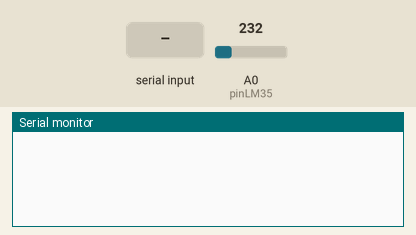
Simulated run of this sketch. Board: Arduino Uno, built with avr-gcc and run on an emulated ATmega328P. On the bench: the last lines printed to the serial monitor. Inputs (shaded band) come from the test bench; at power-on: A0 (pinLM35) = 232.

Above: at 1.2 s.
1.3 s: "Enviar\n" received over Serial
At 2.1 s:
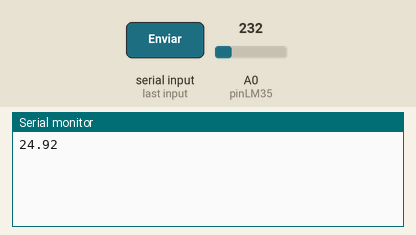
3.8 s: A0 (pinLM35) set to 250
At 5.1 s:
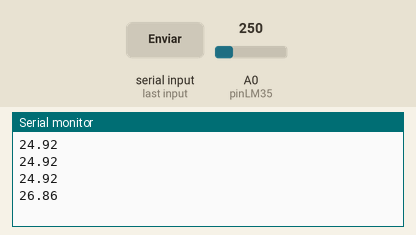
5.3 s: A0 (pinLM35) set to 266
At 5.9 s:
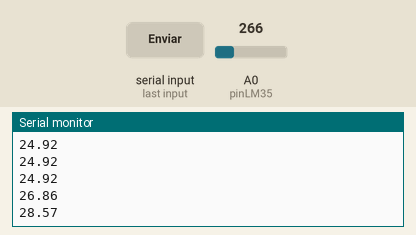
Timing chart, 0 to 8.3 s (numbered marks = the images above; inputs shaded):
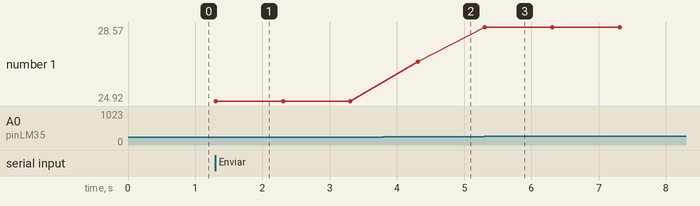

Measured:
- after the input at 1.3 s, the serial monitor: prints a new line at once (image 1)
- after the input at 3.8 s, the serial monitor: prints a new line after 0.51 s (image 2)
- after the input at 5.3 s, the serial monitor: prints a new line at once (image 3)
- plotted number 1: 24.92 → 26.86 after the input at 3.8 s, 26.86 → 28.57 after the input at 5.3 s

The sketch:

Temperatura_labview.ino
```cpp
// Declaración de variables globales
float tempC;
int pinLM35 = 0;
bool transmitiendo = false; // Bandera para controlar el envío continuo
String comando = "";         // Variable para almacenar el texto recibido

void setup() {
  // Referencia interna a 1.1V para precisión del LM35
  analogReference(INTERNAL);
  Serial.begin(9600);
}

void loop() {
  // Verificar si hay datos entrantes desde LabVIEW
  if (Serial.available() > 0) {
    comando = Serial.readStringUntil('\n'); // Lee hasta encontrar el salto de línea
    comando.trim(); // Elimina espacios en blanco o caracteres ocultos como \r

    if (comando == "Enviar") {
      transmitiendo = true;
    }
    else if (comando == "Alto") {
      transmitiendo = false;
    }
  }

  // Si la bandera está activa, mide y envía los datos continuamente
  if (transmitiendo) {
    tempC = analogRead(pinLM35);
    tempC = (1.1 * tempC * 100.0) / 1024.0; // Fórmula con ref de 1.1V

    // Formato solicitado: "Sensor 01: <valor>"
    //Serial.print("Sensor 01: ");
    //Serial.print(tempC); // Envía el valor y agrega el salto de línea (\n)
     Serial.print(tempC);
    //Salto de línea
     Serial.print("\n");

    delay(1000); // Retardo optimizado para que el sistema responda rápido (Modificable)
  }
}
```
